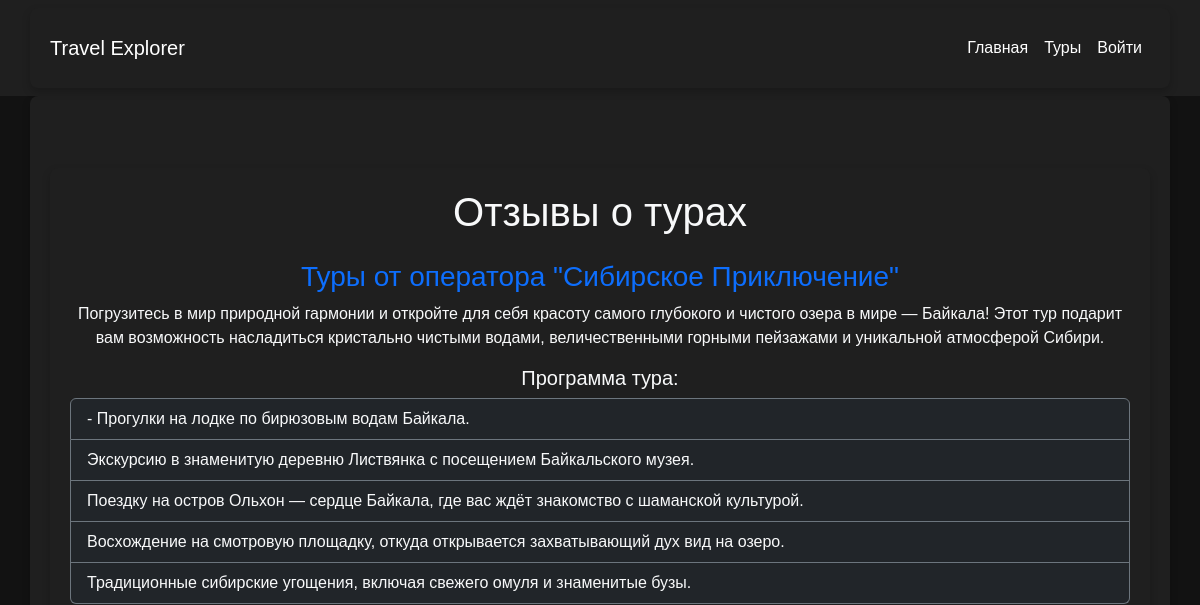
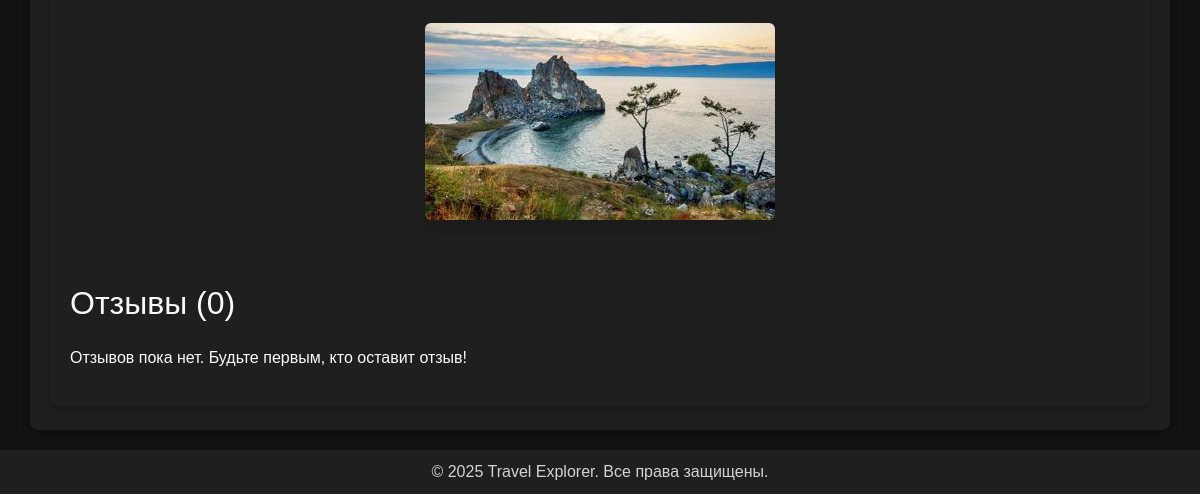
The app's page /tour/4/reviews/, older data (2 pictures, top to bottom).
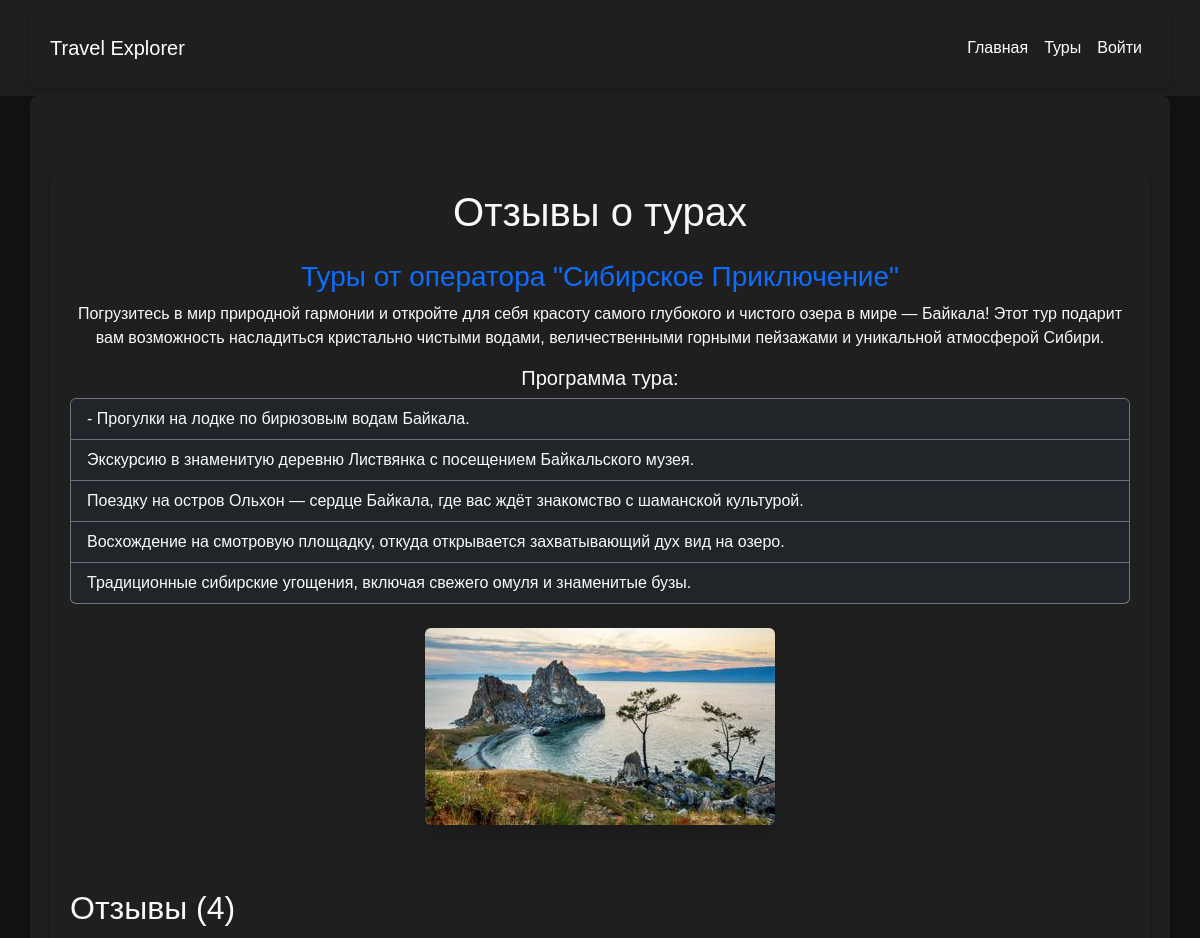
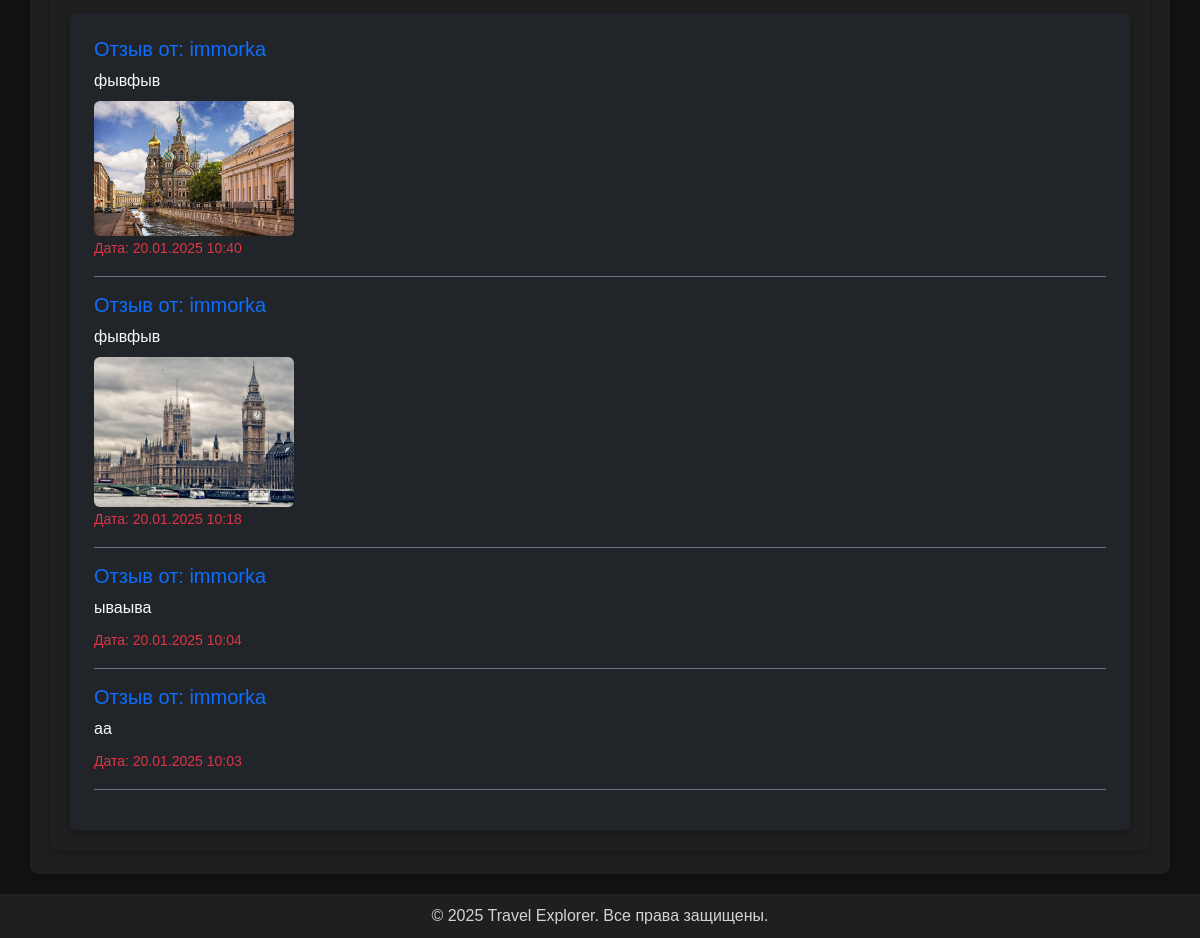
The same page, newer data (2 pictures, top to bottom).
### travel/models.py (models this page shows, shortened)
class Review(models.Model):
    id_user = models.ForeignKey(User, verbose_name="Пользователь", on_delete=models.CASCADE, related_name='reviews')
    id_tour = models.ForeignKey(Tour, verbose_name="Тур", on_delete=models.CASCADE, related_name='reviews')
    text_review = models.TextField(max_length=500)
    created_at = models.DateTimeField("Дата создания", auto_now_add=True)
    image = models.ImageField(upload_to='reviews/', blank=True, null=True, verbose_name="Изображение")
    class Meta:
        verbose_name = "Отзыв"
        verbose_name_plural = "Отзывы"

class User(AbstractBaseUser, PermissionsMixin):
    email_user = models.EmailField("Email пользователя", unique=True)
    name_user = models.CharField("Имя пользователя", max_length=255)
    role_user = models.CharField("Роль пользователя", max_length=50)
    number_user = models.CharField("Номер телефона", max_length=15)
    is_staff = models.BooleanField(default=False)
    is_active = models.BooleanField(default=True)
    favorites = models.ManyToManyField(
        'Tour',
        through='Favorite',
        related_name='favorited_by',
        verbose_name="Избранные туры"
    )
    objects = UserManager()
    USERNAME_FIELD = 'email_user'
    REQUIRED_FIELDS = ['name_user']
    class Meta:
        verbose_name = "Пользователь"
        verbose_name_plural = "Пользователи"

### travel/views.py (the view)
# urls.py: path('tour/<int:id>/reviews/', all_reviews, name='all_reviews'),
def all_reviews(request, id):
    tour = get_object_or_404(Tour, id=id)
    reviews = Review.objects.filter(id_tour=tour).order_by('-created_at')
    total_reviews = reviews.count()
    return render(request, 'travel/all_reviews.html', {
        'tour': tour,
        'reviews': reviews,
        'total_reviews': total_reviews,
    })

### travel/templatetags/tour_filters.py (called while the page is built)
@register.filter
def slice_0_before_program(description):
    program_start = description.find("Программа тура включает:")
    return description[:program_start].strip() if program_start != -1 else description

@register.filter
def program_list(description):
    program_start = description.find("Программа тура включает:")
    if program_start == -1:
        return []
    program_text = description[program_start + len("Программа тура включает:"):].strip()
    items = program_text.split(" - ")
    return [item.strip() for item in items if item]

### travel/templates/travel/all_reviews.html
{% extends 'travel/base.html' %}
{% load tour_filters %}
{% block content %}
<div class="container mt-5">
    <h1 class="text-light text-center mb-4">Отзывы о турах</h1>
    <div class="text-center mb-5">
        <h3 class="text-primary">Туры от оператора "{{ tour.operator_tour }}"</h3>
        <p class="text-light">{{ tour.discription_tour|slice_0_before_program }}</p>
        <h5 class="text-light">Программа тура:</h5>
        <ul class="list-group text-start mb-4">
            {% for item in tour.discription_tour|program_list %}
            <li class="list-group-item bg-dark text-light border-secondary">
                {{ item }}
            </li>
            {% endfor %}
        </ul>
        {% if tour.image %}
            <img src="{{ tour.image.url }}" alt="{{ tour.name_tour }}" class="img-fluid rounded shadow mb-3" style="max-width: 600px;">
        {% else %}
            <p class="text-muted">Изображение недоступно.</p>
        {% endif %}
    </div>
    <h2 class="text-light mb-4">Отзывы ({{ total_reviews }})</h2>
    {% if reviews %}
        <div class="card bg-dark p-4">
            {% for review in reviews %}
            <div class="review-item border-bottom border-secondary pb-3 mb-3">
                <h5 class="text-primary">Отзыв от: {{ review.id_user.name_user }}</h5>
                <p class="text-light mb-2">{{ review.text_review }}</p>
                {% if review.image %}
                <div class="mt-2">
                    <img src="{{ review.image.url }}" alt="Изображение отзыва" class="rounded" style="max-width: 200px; height: auto;">
                </div>
                {% endif %}
                <small class="text-danger">Дата: {{ review.created_at|date:"d.m.Y H:i" }}</small>
            </div>
            {% endfor %}
        </div>
    {% else %}
        <p class="text-light">Отзывов пока нет. Будьте первым, кто оставит отзыв!</p>
    {% endif %}
</div>
{% endblock %}

Row changes from the older to the newer data that the page shows:
added Review: id_user.name_user "immorka", text_review "фывфыв", image (picture), created_at "20.01.2025 10:40"
added Review: id_user.name_user "immorka", text_review "фывфыв", image (picture), created_at "20.01.2025 10:18"
added Review: id_user.name_user "immorka", text_review "ываыва", created_at "20.01.2025 10:04"
added Review: id_user.name_user "immorka", text_review "аа", created_at "20.01.2025 10:03"
Text that changed along with them:
{{ total_reviews }}: "0" → "4"
text no longer shown: "Отзывов пока нет. Будьте первым, кто оставит отзыв!"
